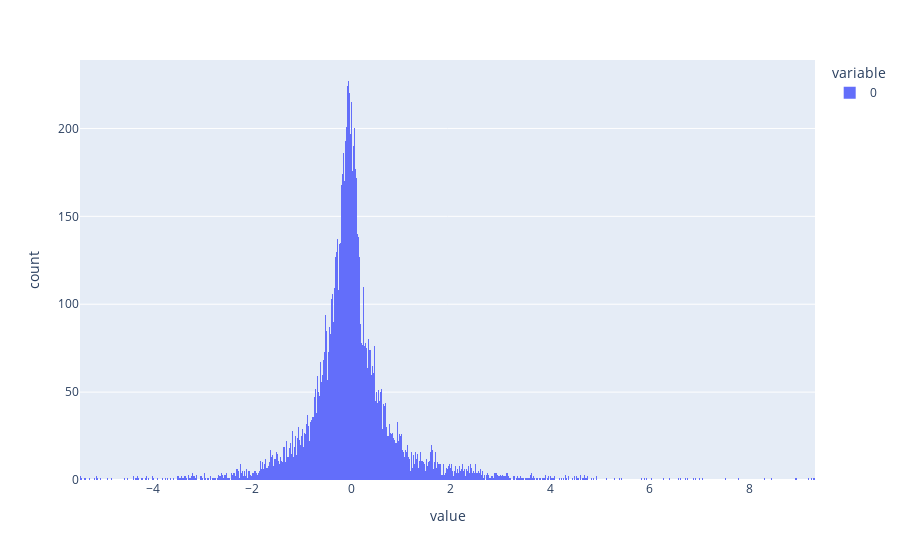

Source (notebook cell):
### Code cell
scaled_slope = StandardScaler().fit_transform(df['slope'].values.reshape(-1, 1)).reshape(-1)
df['ss_slope'] = scaled_slope

df['ss-trend'] = np.where(df['ss_slope'] > up_threshold, 1,
                        np.where(df['ss_slope'] < down_threshold, -1, 0))

display(df['ss-trend'].value_counts())
display(df['ss_slope'].describe())

px.histogram(scaled_slope, nbins=1000)

### Figure 1 — Plotly figure (JSON) as saved in the notebook; plotly's stock layout.template omitted (floating-point values rounded to 4 significant figures; data arrays with more than 128 entries replaced by an {"elided": "..."} marker saying what was removed)
{"data": [{"alignmentgroup": "True", "bingroup": "x", "hovertemplate": "variable=0<br>value=%{x}<br>count=%{y}<extra></extra>", "legendgroup": "0", "marker": {"color": "#636efa", "pattern": {"shape": ""}}, "name": "0", "nbinsx": 1000, "offsetgroup": "0", "orientation": "v", "showlegend": true, "type": "histogram", "x": {"elided": "10080 float values"}, "xaxis": "x", "yaxis": "y"}], "layout": {"barmode": "relative", "legend": {"title": {"text": "variable"}, "tracegroupgap": 0}, "margin": {"t": 60}, "xaxis": {"anchor": "y", "domain": [0, 1], "title": {"text": "value"}}, "yaxis": {"anchor": "x", "domain": [0, 1], "title": {"text": "count"}}}}
